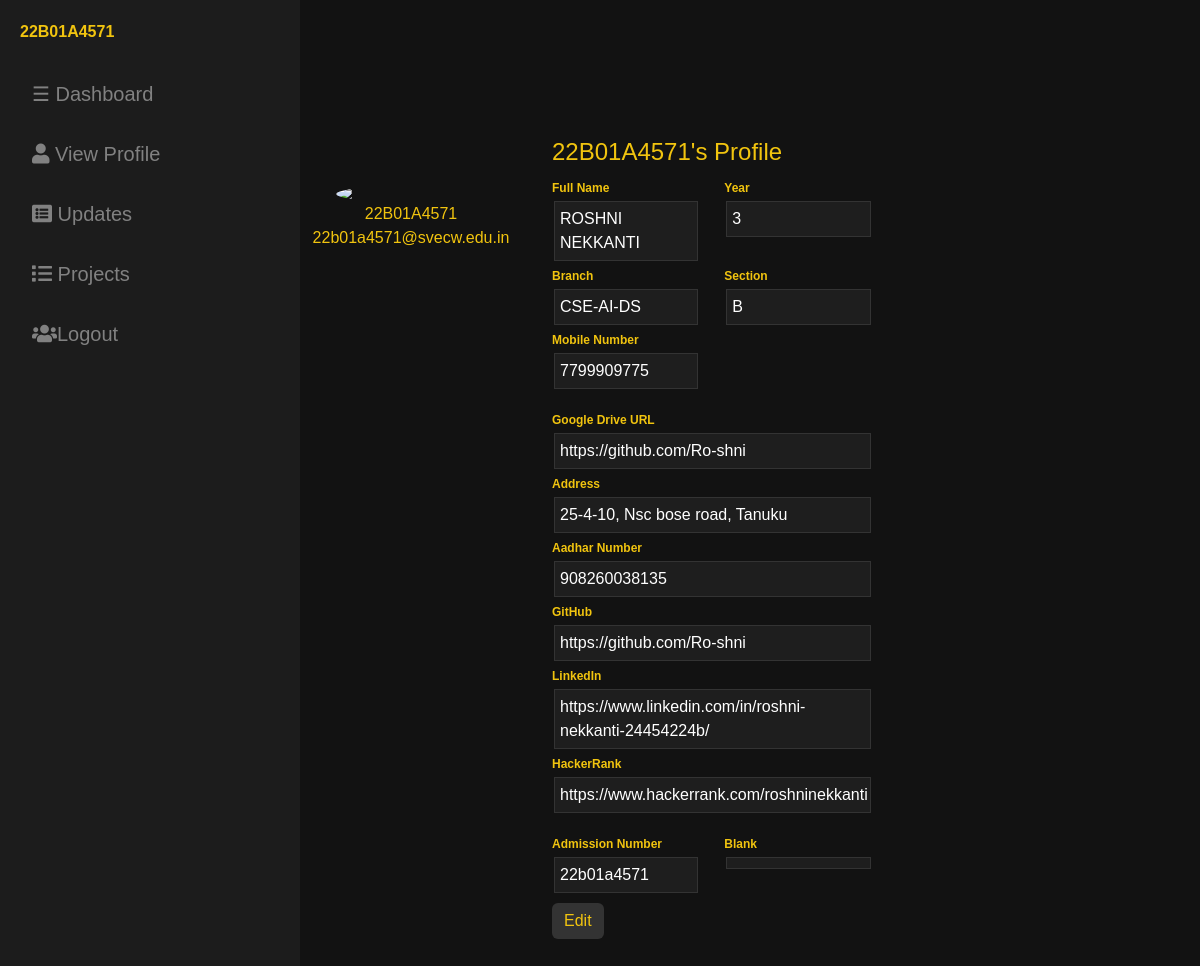
The app's page /profile (signed in) with its own data.
### home/models.py (models this page shows, shortened)
class Contact(models.Model):
    staff = models.OneToOneField(User, on_delete=models.CASCADE,null=True)
    fullname = models.CharField(max_length=60)
    branch = models.CharField(max_length=100,choices=BRANCH,null=True)
    stdyear = models.CharField(max_length=6)
    phno = models.CharField(max_length=12)
    git = models.CharField(max_length=100)
    linkedin = models.CharField(max_length=100)
    hrank = models.CharField(max_length=100)
    aadhar = models.CharField(max_length=16)
    addr = models.TextField()
    adnum=models.CharField(max_length=11)
    image = models.ImageField(default='mysite\templates\avatar.jpg',upload_to='contact_images')
    section = models.CharField(max_length=100,choices=SEC,null=True)

### home/views.py (the view)
# urls.py: path('profile',views.profile, name='profile'),
@login_required(login_url="/login/")
def profile(request):
    try:
        contact = Contact.objects.get(staff=request.user)
    except Contact.DoesNotExist:
        contact = None
    return render(request, "profile.html", {"contact": contact})

### templates/profile.html (shortened to what this page needs)
<!DOCTYPE html>
<html lang="en">
<head>
    <link href="https://cdn.jsdelivr.net/npm/bootstrap@5.3.0-alpha3/dist/css/bootstrap.min.css" rel="stylesheet"
>
    <link rel="stylesheet" href="https://use.fontawesome.com/releases/v5.15.2/css/all.css"
>
</head>
<body>
    <div id="mySidenav" class="sidenav">
        <p class="logo">
            <span class="initial">{{ user.username|slice:":1" }}</span>{{ user.username|slice:"1:" }}
        </p>
        <a href="home" class="icon-a">☰ Dashboard</a>
        <a href="profile"class="icon-a"><i class="fa fa-user icons"></i>   View Profile</a>
        <a href="certi"class="icon-a" href="{% url 'student_index'%}"><i class="fa fa-list-alt icons"></i>   Updates</a>
        <a href="projects"class="icon-a" href="{% url 'project_list'%}"><i class="fa fa-list icons"></i>   Projects</a>
        <a href="{% url 'logout' %}"class="icon-a"><i class="fa fa-users icons"></i>Logout</a>
  </div>
    <div id="main">
        <form method="post" action="{% url 'contact' %}">
            <div class="row">
                <div class="col-md-3 border-right">
                    <div class="d-flex flex-column align-items-center text-center p-3 py-5">
                        <img class="rounded-circle mt-5" width="150px"
                             src="https://st3.depositphotos.com/15648834/17930/v/600/depositphotos_179308454-stock-illustration-unknown-person-silhouette-glasses-profile.jpg">
                        <span class="font-weight-bold">{{user.username}}</span>
                        <span class="font-weight-bold">{{user.email}}</span>
                    </div>
                </div>
                <div class="col-md-5 border-right">
                    <div class="p-3 py-5">
                        <h4 class="text-right"><span>{{ user.username }}'s Profile</span></h4>
                        {% if contact %}
                        <div class="row mt-2">
                            <div class="col-md-6"><label class="labels">Full Name</label><div class='ob'>{{ contact.fullname }}</div></div>
                            <div class="col-md-6"><label class="labels">Year</label><div class='ob'>{{ contact.stdyear }}</div></div>
                            <div class="col-md-6"><label class="labels">Branch</label><div class='ob'>{{ contact.branch }}</div></div>
                            <div class="col-md-6"><label class="labels">Section</label><div class='ob'>{{ contact.section }}</div></div>
                            <div class="col-md-6"><label class="labels">Mobile Number</label><div class='ob'>{{ contact.phno }}</div></div>
                        </div>
                        <div class="row mt-3">
                            <div class="col-md-12"><label class="labels">Google Drive URL</label><div class='ob'>{{ contact.git }}</div></div>
                            <div class="col-md-12"><label class="labels">Address</label><div class='ob'>{{ contact.addr }}</div></div>
                            <div class="col-md-12"><label class="labels">Aadhar Number</label><div class='ob'>{{ contact.aadhar }}</div></div>
                            <div class="col-md-12"><label class="labels">GitHub</label><div class='ob'>{{ contact.git }}</div></div>
                            <div class="col-md-12"><label class="labels">LinkedIn</label><div class='ob'>{{ contact.linkedin }}</div></div>
                            <div class="col-md-12"><label class="labels">HackerRank</label><div class='ob'>{{ contact.hrank }}</div></div>
                        </div>
                        <div class="row mt-3">
                            <div class="col-md-6"><label class="labels">Admission Number</label><div class='ob'>{{ contact.adnum }}</div></div>
                            <div class="col-md-6"><label class="labels">Blank</label><div class='ob'>{{ contact.blank }}</div></div>
                        </div>
                        <div class="mt-2 text-start">
                            <a class="btn profile-button" href="{% url 'contact' %}">Edit</a>
                        </div>
                        {% else %}
                        <p>No contact details found for this user.</p>
                        {% endif %}
                    </div>
                </div>
            </div>
        </form>
    </div>
</body>
</html>

### templates/profile.html (style rules this page uses)
body { margin: 0; padding: 0; background-color: #121212; color: #f1c40f; font-family: Arial, sans-serif; overflow-x: hidden; }
.sidenav { height: 100%; width: 300px; position: fixed; z-index: 1; top: 0; left: 0; background-color: #1c1c1c; overflow-y: auto; transition: 0.5s; }
.sidenav a { padding: 15px 8px 15px 32px; text-decoration: none; font-size: 20px; color: #818181; display: block; transition: 0.3s; }
#main { transition: margin-left .5s; padding: 10px; margin-left: 300px; margin-top: 80px; }
.logo { margin: 20px; font-weight: bold; color: #f1c40f; }
.profile-button { background-color: #333; color: #f1c40f; border: none; }
.ob { background-color: #1e1e1e; color: white; padding: 5px; border: 1px solid #333; margin: 2px; }
.labels { font-size: 12px; font-weight: bold; color: #f1c40f; }

### records on screen
Contact: fullname "ROSHNI NEKKANTI", stdyear "3", branch "CSE-AI-DS", section "B", phno "7799909775", git "https://github.com/Ro-shni", addr "25-4-10, Nsc bose road, Tanuku", aadhar "908260038135", linkedin "https://www.linkedin.com/in/roshni-nekkanti-24454224b/", hrank "https://www.hackerrank.com/roshninekkanti", adnum "22b01a4571"

### other values on screen
{{ user.username|slice:":1" }} "2"
{{ user.username|slice:"1:" }} "2B01A4571"
{{ user.username }} "22B01A4571"
{{ user.email }} "22b01a4571@svecw.edu.in"
